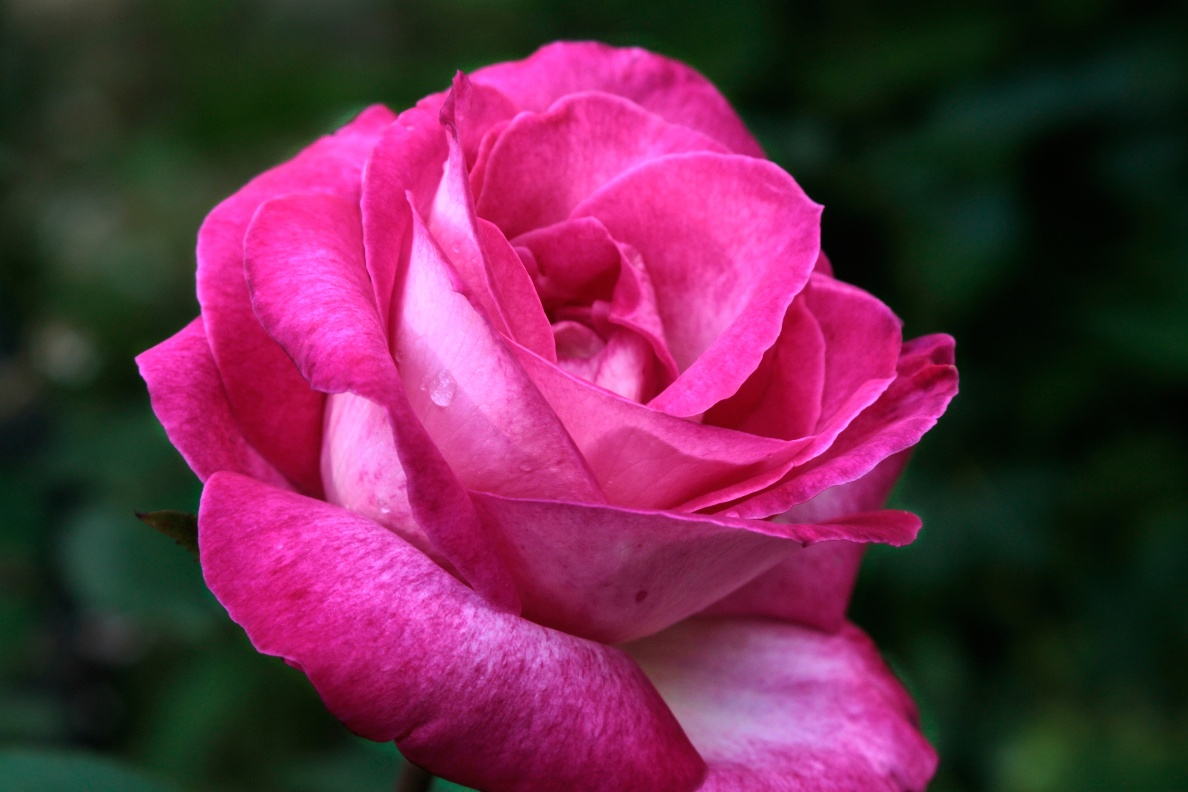
#> input picture PRG_CV/ch3/rose.png, 1188 x 792 px
$ python 3-8-1.py
#> lines starting #> are read from the running program, lines starting #| are printed output that depends on the picture
import cv2 as cv

img = cv.imread('rose.png')
#> img is the input picture: shape (792, 1188, 3); mean B, G, R 74.2, 43.7, 103.8

# 50% 축소
resized = cv.resize(img, None, fx=0.5, fy=0.5)

# 모폴로지
kernel = cv.getStructuringElement(cv.MORPH_RECT, (5,5))

erosion = cv.erode(resized, kernel, iterations=1)
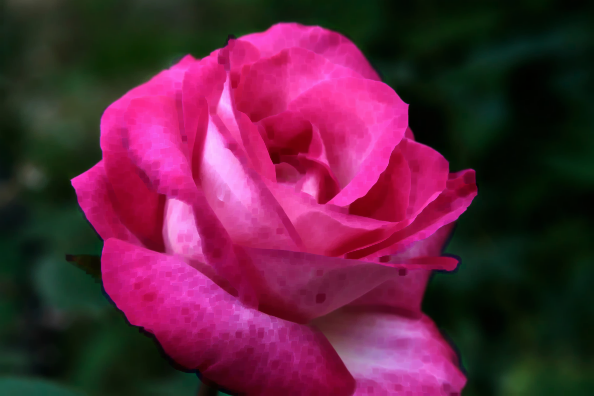
#> erosion: shape (396, 594, 3); mean B, G, R 62.7, 35.9, 94.1
dilation = cv.dilate(resized, kernel, iterations=1)
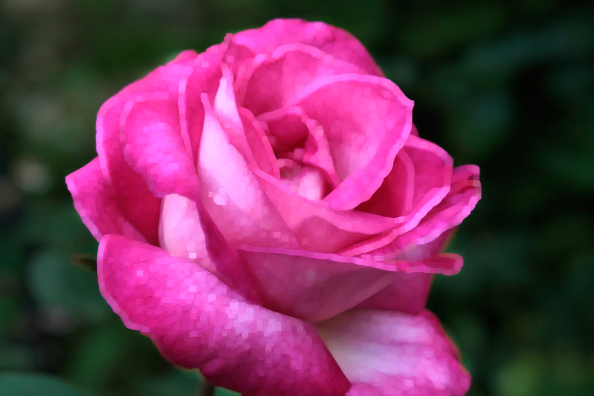
#> dilation: shape (396, 594, 3); mean B, G, R 86.8, 52.7, 113.6

# 30도 회전
(h, w) = resized.shape[:2]
#> h = 396; w = 594
center = (w // 2, h // 2)
#> center = (297, 198)

M = cv.getRotationMatrix2D(center, -30, 1.0)
rotated = cv.warpAffine(resized, M, (w, h))
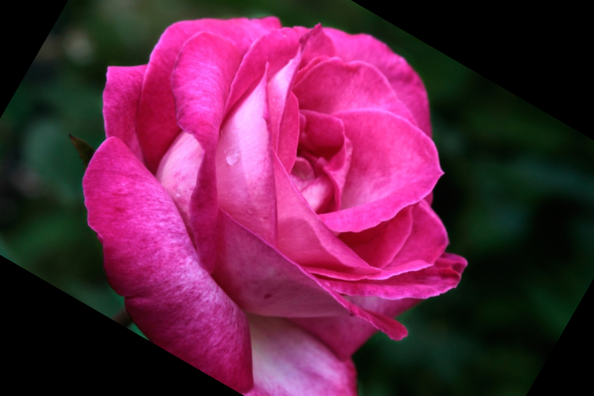
#> rotated: shape (396, 594, 3); mean B, G, R 67.8, 35.7, 96.8

cv.imshow('Original', img)
cv.imshow('50% Resized', resized)
cv.imshow('Morphology1', dilation)
cv.imshow('Morphology2', erosion)
cv.imshow('30', rotated)

cv.waitKey(0)
cv.destroyAllWindows()

$ run again, with PRG_CV/ch3/soccer.jpg saved as PRG_CV/ch3/rose.png
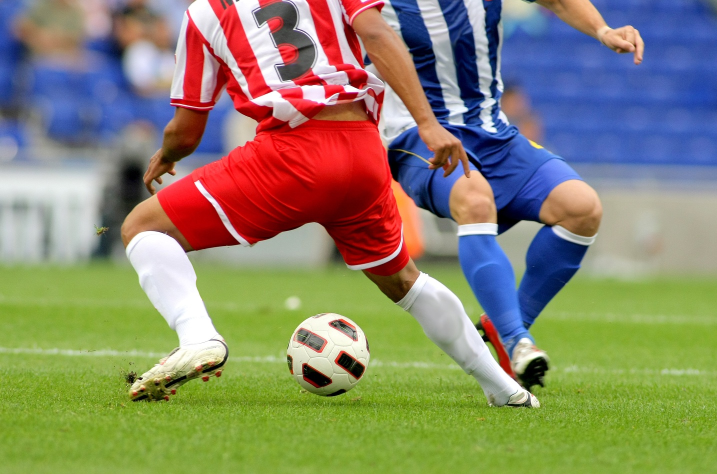
#> input picture PRG_CV/ch3/soccer.jpg, 1434 x 948 px (shown at 1/2 size)
#> img is the input picture: shape (948, 1434, 3); mean B, G, R 107.2, 133.3, 136.9
#> `erosion = cv.erode(resized, kernel, iterations=1)`:
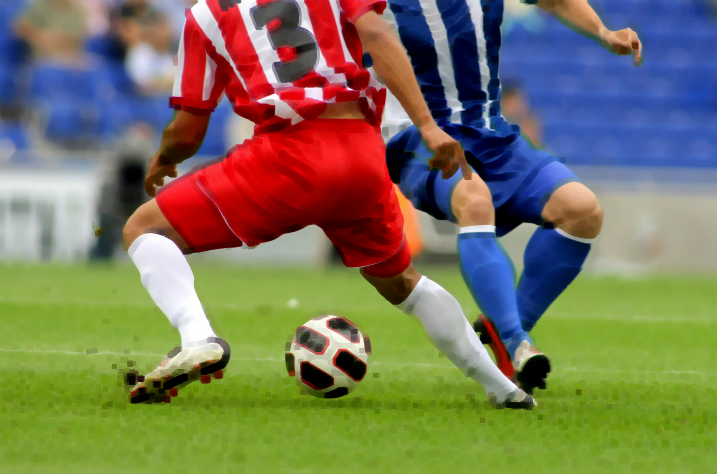
#> erosion: shape (474, 717, 3); mean B, G, R 89.9, 117.7, 121.2
#> `rotated = cv.warpAffine(resized, M, (w, h))`:
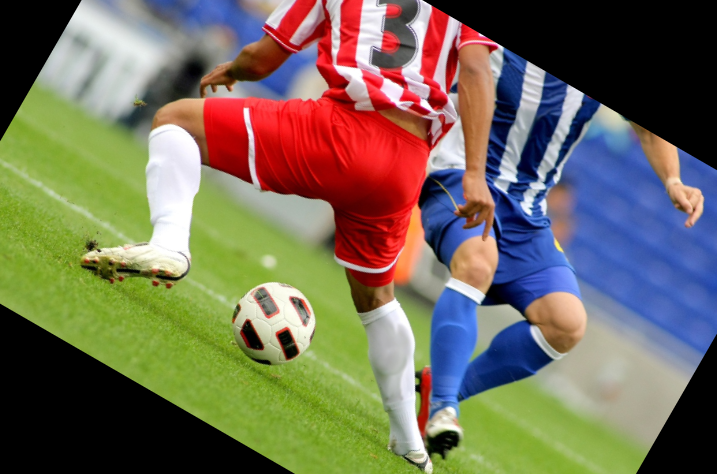
#> rotated: shape (474, 717, 3); mean B, G, R 88.7, 107.9, 114.6
